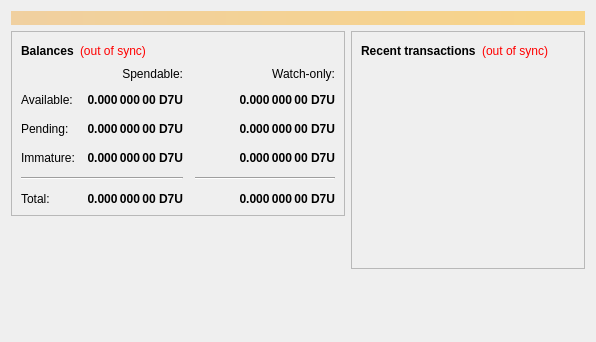
<?xml version="1.0" encoding="UTF-8"?>
<ui version="4.0">
 <class>OverviewPage</class>
 <widget class="QWidget" name="OverviewPage">
  <property name="geometry">
   <rect>
    <x>0</x>
    <y>0</y>
    <width>596</width>
    <height>342</height>
   </rect>
  </property>
  <property name="windowTitle">
   <string>Form</string>
  </property>
  <layout class="QVBoxLayout" name="topLayout">
   <item>
    <widget class="QLabel" name="labelAlerts">
     <property name="visible">
      <bool>false</bool>
     </property>
     <property name="styleSheet">
      <string notr="true">background-color: qlineargradient(x1: 0, y1: 0, x2: 1, y2: 0, stop:0 #F0D0A0, stop:1 #F8D488); color:#000000;</string>
     </property>
     <property name="wordWrap">
      <bool>true</bool>
     </property>
     <property name="margin">
      <number>3</number>
     </property>
    </widget>
   </item>
   <item>
    <layout class="QHBoxLayout" name="horizontalLayout" stretch="1,1">
     <item>
      <layout class="QVBoxLayout" name="verticalLayout_2">
       <item>
        <widget class="QFrame" name="frame">
         <property name="frameShape">
          <enum>QFrame::StyledPanel</enum>
         </property>
         <property name="frameShadow">
          <enum>QFrame::Raised</enum>
         </property>
         <layout class="QVBoxLayout" name="verticalLayout_4">
          <item>
           <layout class="QHBoxLayout" name="horizontalLayout_4">
            <item>
             <widget class="QLabel" name="label_5">
              <property name="font">
               <font>
                <weight>75</weight>
                <bold>true</bold>
               </font>
              </property>
              <property name="text">
               <string>Balances</string>
              </property>
             </widget>
            </item>
            <item>
             <widget class="QLabel" name="labelWalletStatus">
              <property name="cursor">
               <cursorShape>WhatsThisCursor</cursorShape>
              </property>
              <property name="toolTip">
               <string>The displayed information may be out of date. Your wallet automatically synchronizes with the D7ucoin network after a connection is established, but this process has not completed yet.</string>
              </property>
              <property name="styleSheet">
               <string notr="true">QLabel { color: red; }</string>
              </property>
              <property name="text">
               <string notr="true">(out of sync)</string>
              </property>
              <property name="alignment">
               <set>Qt::AlignLeading|Qt::AlignLeft|Qt::AlignVCenter</set>
              </property>
             </widget>
            </item>
            <item>
             <spacer name="horizontalSpacer_3">
              <property name="orientation">
               <enum>Qt::Horizontal</enum>
              </property>
              <property name="sizeHint" stdset="0">
               <size>
                <width>40</width>
                <height>20</height>
               </size>
              </property>
             </spacer>
            </item>
           </layout>
          </item>
          <item>
           <layout class="QGridLayout" name="gridLayout">
            <property name="spacing">
             <number>12</number>
            </property>
            <item row="2" column="2">
             <widget class="QLabel" name="labelWatchPending">
              <property name="font">
               <font>
                <weight>75</weight>
                <bold>true</bold>
               </font>
              </property>
              <property name="cursor">
               <cursorShape>IBeamCursor</cursorShape>
              </property>
              <property name="toolTip">
               <string>Unconfirmed transactions to watch-only addresses</string>
              </property>
              <property name="text">
               <string notr="true">0.000 000 00 D7U</string>
              </property>
              <property name="alignment">
               <set>Qt::AlignRight|Qt::AlignTrailing|Qt::AlignVCenter</set>
              </property>
              <property name="textInteractionFlags">
               <set>Qt::LinksAccessibleByMouse|Qt::TextSelectableByKeyboard|Qt::TextSelectableByMouse</set>
              </property>
             </widget>
            </item>
            <item row="2" column="1">
             <widget class="QLabel" name="labelUnconfirmed">
              <property name="font">
               <font>
                <weight>75</weight>
                <bold>true</bold>
               </font>
              </property>
              <property name="cursor">
               <cursorShape>IBeamCursor</cursorShape>
              </property>
              <property name="toolTip">
               <string>Total of transactions that have yet to be confirmed, and do not yet count toward the spendable balance</string>
              </property>
              <property name="text">
               <string notr="true">0.000 000 00 D7U</string>
              </property>
              <property name="alignment">
               <set>Qt::AlignRight|Qt::AlignTrailing|Qt::AlignVCenter</set>
              </property>
              <property name="textInteractionFlags">
               <set>Qt::LinksAccessibleByMouse|Qt::TextSelectableByKeyboard|Qt::TextSelectableByMouse</set>
              </property>
             </widget>
            </item>
            <item row="3" column="2">
             <widget class="QLabel" name="labelWatchImmature">
              <property name="font">
               <font>
                <weight>75</weight>
                <bold>true</bold>
               </font>
              </property>
              <property name="cursor">
               <cursorShape>IBeamCursor</cursorShape>
              </property>
              <property name="toolTip">
               <string>Mined balance in watch-only addresses that has not yet matured</string>
              </property>
              <property name="text">
               <string notr="true">0.000 000 00 D7U</string>
              </property>
              <property name="alignment">
               <set>Qt::AlignRight|Qt::AlignTrailing|Qt::AlignVCenter</set>
              </property>
              <property name="textInteractionFlags">
               <set>Qt::LinksAccessibleByMouse|Qt::TextSelectableByKeyboard|Qt::TextSelectableByMouse</set>
              </property>
             </widget>
            </item>
            <item row="4" column="0" colspan="2">
             <widget class="Line" name="line">
              <property name="orientation">
               <enum>Qt::Horizontal</enum>
              </property>
             </widget>
            </item>
            <item row="4" column="2">
             <widget class="Line" name="lineWatchBalance">
              <property name="sizePolicy">
               <sizepolicy hsizetype="Preferred" vsizetype="Fixed">
                <horstretch>0</horstretch>
                <verstretch>0</verstretch>
               </sizepolicy>
              </property>
              <property name="minimumSize">
               <size>
                <width>140</width>
                <height>0</height>
               </size>
              </property>
              <property name="orientation">
               <enum>Qt::Horizontal</enum>
              </property>
             </widget>
            </item>
            <item row="5" column="0">
             <widget class="QLabel" name="labelTotalText">
              <property name="text">
               <string>Total:</string>
              </property>
             </widget>
            </item>
            <item row="3" column="1">
             <widget class="QLabel" name="labelImmature">
              <property name="font">
               <font>
                <weight>75</weight>
                <bold>true</bold>
               </font>
              </property>
              <property name="cursor">
               <cursorShape>IBeamCursor</cursorShape>
              </property>
              <property name="toolTip">
               <string>Mined balance that has not yet matured</string>
              </property>
              <property name="text">
               <string notr="true">0.000 000 00 D7U</string>
              </property>
              <property name="alignment">
               <set>Qt::AlignRight|Qt::AlignTrailing|Qt::AlignVCenter</set>
              </property>
              <property name="textInteractionFlags">
               <set>Qt::LinksAccessibleByMouse|Qt::TextSelectableByKeyboard|Qt::TextSelectableByMouse</set>
              </property>
             </widget>
            </item>
            <item row="2" column="3">
             <spacer name="horizontalSpacer_2">
              <property name="orientation">
               <enum>Qt::Horizontal</enum>
              </property>
              <property name="sizeHint" stdset="0">
               <size>
                <width>40</width>
                <height>20</height>
               </size>
              </property>
             </spacer>
            </item>
            <item row="3" column="0">
             <widget class="QLabel" name="labelImmatureText">
              <property name="text">
               <string>Immature:</string>
              </property>
             </widget>
            </item>
            <item row="5" column="1">
             <widget class="QLabel" name="labelTotal">
              <property name="font">
               <font>
                <weight>75</weight>
                <bold>true</bold>
               </font>
              </property>
              <property name="cursor">
               <cursorShape>IBeamCursor</cursorShape>
              </property>
              <property name="toolTip">
               <string>Your current total balance</string>
              </property>
              <property name="text">
               <string notr="true">0.000 000 00 D7U</string>
              </property>
              <property name="alignment">
               <set>Qt::AlignRight|Qt::AlignTrailing|Qt::AlignVCenter</set>
              </property>
              <property name="textInteractionFlags">
               <set>Qt::LinksAccessibleByMouse|Qt::TextSelectableByKeyboard|Qt::TextSelectableByMouse</set>
              </property>
             </widget>
            </item>
            <item row="5" column="2">
             <widget class="QLabel" name="labelWatchTotal">
              <property name="font">
               <font>
                <weight>75</weight>
                <bold>true</bold>
               </font>
              </property>
              <property name="cursor">
               <cursorShape>IBeamCursor</cursorShape>
              </property>
              <property name="toolTip">
               <string>Current total balance in watch-only addresses</string>
              </property>
              <property name="text">
               <string notr="true">0.000 000 00 D7U</string>
              </property>
              <property name="alignment">
               <set>Qt::AlignRight|Qt::AlignTrailing|Qt::AlignVCenter</set>
              </property>
              <property name="textInteractionFlags">
               <set>Qt::LinksAccessibleByMouse|Qt::TextSelectableByKeyboard|Qt::TextSelectableByMouse</set>
              </property>
             </widget>
            </item>
            <item row="0" column="2">
             <widget class="QLabel" name="labelWatchonly">
              <property name="text">
               <string>Watch-only:</string>
              </property>
              <property name="alignment">
               <set>Qt::AlignRight|Qt::AlignTrailing|Qt::AlignVCenter</set>
              </property>
             </widget>
            </item>
            <item row="1" column="0">
             <widget class="QLabel" name="labelBalanceText">
              <property name="text">
               <string>Available:</string>
              </property>
             </widget>
            </item>
            <item row="1" column="1">
             <widget class="QLabel" name="labelBalance">
              <property name="font">
               <font>
                <weight>75</weight>
                <bold>true</bold>
               </font>
              </property>
              <property name="cursor">
               <cursorShape>IBeamCursor</cursorShape>
              </property>
              <property name="toolTip">
               <string>Your current spendable balance</string>
              </property>
              <property name="text">
               <string notr="true">0.000 000 00 D7U</string>
              </property>
              <property name="alignment">
               <set>Qt::AlignRight|Qt::AlignTrailing|Qt::AlignVCenter</set>
              </property>
              <property name="textInteractionFlags">
               <set>Qt::LinksAccessibleByMouse|Qt::TextSelectableByKeyboard|Qt::TextSelectableByMouse</set>
              </property>
             </widget>
            </item>
            <item row="1" column="2">
             <widget class="QLabel" name="labelWatchAvailable">
              <property name="font">
               <font>
                <weight>75</weight>
                <bold>true</bold>
               </font>
              </property>
              <property name="cursor">
               <cursorShape>IBeamCursor</cursorShape>
              </property>
              <property name="toolTip">
               <string>Your current balance in watch-only addresses</string>
              </property>
              <property name="text">
               <string notr="true">0.000 000 00 D7U</string>
              </property>
              <property name="alignment">
               <set>Qt::AlignRight|Qt::AlignTrailing|Qt::AlignVCenter</set>
              </property>
              <property name="textInteractionFlags">
               <set>Qt::LinksAccessibleByMouse|Qt::TextSelectableByKeyboard|Qt::TextSelectableByMouse</set>
              </property>
             </widget>
            </item>
            <item row="2" column="0">
             <widget class="QLabel" name="labelPendingText">
              <property name="text">
               <string>Pending:</string>
              </property>
             </widget>
            </item>
            <item row="0" column="1">
             <widget class="QLabel" name="labelSpendable">
              <property name="text">
               <string>Spendable:</string>
              </property>
              <property name="alignment">
               <set>Qt::AlignRight|Qt::AlignTrailing|Qt::AlignVCenter</set>
              </property>
             </widget>
            </item>
           </layout>
          </item>
         </layout>
        </widget>
       </item>
       <item>
        <spacer name="verticalSpacer">
         <property name="orientation">
          <enum>Qt::Vertical</enum>
         </property>
         <property name="sizeHint" stdset="0">
          <size>
           <width>20</width>
           <height>40</height>
          </size>
         </property>
        </spacer>
       </item>
      </layout>
     </item>
     <item>
      <layout class="QVBoxLayout" name="verticalLayout_3">
       <item>
        <widget class="QFrame" name="frame_2">
         <property name="frameShape">
          <enum>QFrame::StyledPanel</enum>
         </property>
         <property name="frameShadow">
          <enum>QFrame::Raised</enum>
         </property>
         <layout class="QVBoxLayout" name="verticalLayout">
          <item>
           <layout class="QHBoxLayout" name="horizontalLayout_2">
            <item>
             <widget class="QLabel" name="label_4">
              <property name="font">
               <font>
                <weight>75</weight>
                <bold>true</bold>
               </font>
              </property>
              <property name="text">
               <string>Recent transactions</string>
              </property>
             </widget>
            </item>
            <item>
             <widget class="QLabel" name="labelTransactionsStatus">
              <property name="cursor">
               <cursorShape>WhatsThisCursor</cursorShape>
              </property>
              <property name="toolTip">
               <string>The displayed information may be out of date. Your wallet automatically synchronizes with the D7ucoin network after a connection is established, but this process has not completed yet.</string>
              </property>
              <property name="styleSheet">
               <string notr="true">QLabel { color: red; }</string>
              </property>
              <property name="text">
               <string notr="true">(out of sync)</string>
              </property>
              <property name="alignment">
               <set>Qt::AlignRight|Qt::AlignTrailing|Qt::AlignVCenter</set>
              </property>
             </widget>
            </item>
            <item>
             <spacer name="horizontalSpacer">
              <property name="orientation">
               <enum>Qt::Horizontal</enum>
              </property>
              <property name="sizeHint" stdset="0">
               <size>
                <width>40</width>
                <height>20</height>
               </size>
              </property>
             </spacer>
            </item>
           </layout>
          </item>
          <item>
           <widget class="QListView" name="listTransactions">
            <property name="styleSheet">
             <string notr="true">QListView { background: transparent; }</string>
            </property>
            <property name="frameShape">
             <enum>QFrame::NoFrame</enum>
            </property>
            <property name="verticalScrollBarPolicy">
             <enum>Qt::ScrollBarAlwaysOff</enum>
            </property>
            <property name="horizontalScrollBarPolicy">
             <enum>Qt::ScrollBarAlwaysOff</enum>
            </property>
            <property name="selectionMode">
             <enum>QAbstractItemView::NoSelection</enum>
            </property>
           </widget>
          </item>
         </layout>
        </widget>
       </item>
       <item>
        <spacer name="verticalSpacer_2">
         <property name="orientation">
          <enum>Qt::Vertical</enum>
         </property>
         <property name="sizeHint" stdset="0">
          <size>
           <width>20</width>
           <height>40</height>
          </size>
         </property>
        </spacer>
       </item>
      </layout>
     </item>
    </layout>
   </item>
  </layout>
 </widget>
 <resources/>
 <connections/>
</ui>
